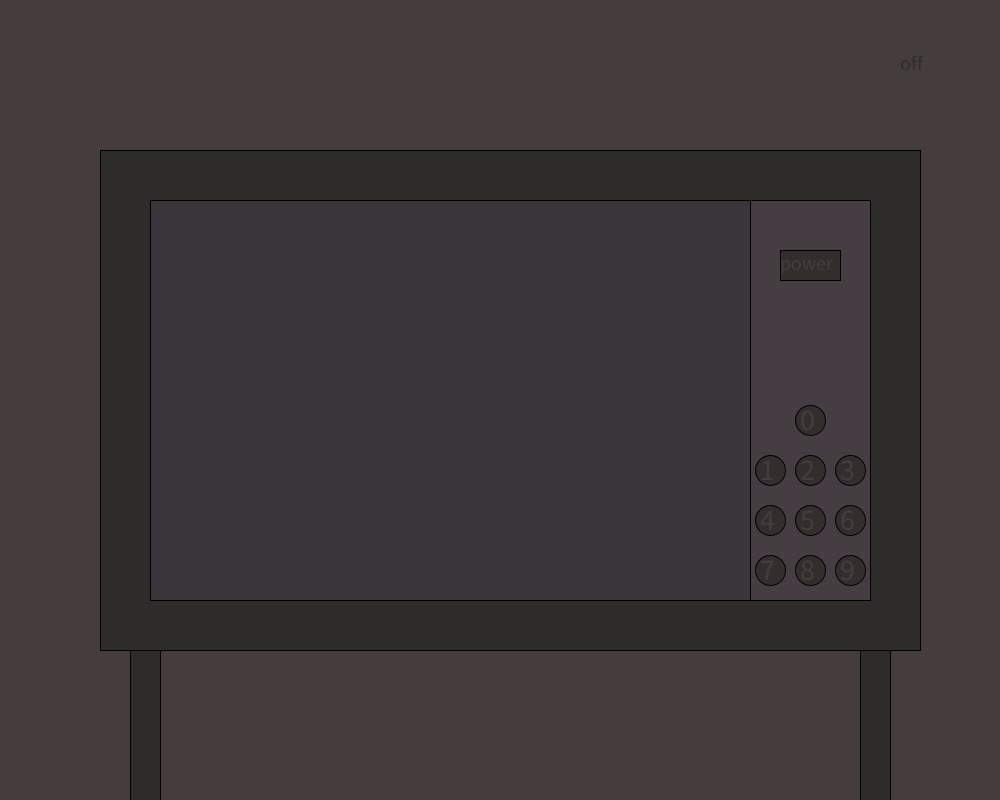
Frame 1 (no input)
Frame 60 (the mouse pressed at the canvas centre just before this capture): identical to frame 1, image omitted
Frame 120 (the mouse held since frame 60 and released just before this capture): identical to frame 1, image omitted

The Processing sketch that drew this single still picture (run headless with seeded random() and noise(); from frame 60 on, the mouse is pressed at the canvas centre):

// Processing sketch: f18_magd150_lab05_Nemec
// ── f18_magd150_lab05_Nemec.pde
float a = 780;
float b = 250;
float c = 60;
float d = 30;

boolean x = false;
boolean y = false;
boolean g = false;
boolean k = false;
boolean o = false;
boolean p = false;
boolean l = false;
boolean q = false;
boolean i = false;
boolean s = false;
boolean w = false;



void setup(){
  size(1000, 800);
  frameRate(60);
  
}


void draw(){
  
  background(69, 61, 61);
  stroke(0); 
  
 
  //wood
  fill(46,43,43);
  rect(100, 150, 820, 500);
  
  //legs
  fill(46,43,43);
  rect(860, 650, 30, 200);
  
  //legs
  fill(46,43,43);
  rect(130, 650, 30, 200);
  
  //button section
  fill(69, 61, 66);
  rect(270, 200, 600, 400);
  
  //screen
  fill(58, 52, 59);
  rect(150, 200, 600, 400);
  
  // number buttons and power
  if(w){
     fill(46, 43, 43);
  rect(150, 200, 600, 400);
     fill(69, 61, 61);
     rect(a,b,c,d);
     fill(46, 43, 43);
     textSize(20);
     text("on", 900, 70);
      println("testing");
    } else {
       fill(51, 46, 45);
  rect(a,b,c,d);
  fill(46, 43, 43);
  textSize(20);
  text("off", 900, 70);
    }
    
  fill(51, 46, 45);
  ellipse(770,470,30,30);
   if(x){
     fill(69, 61, 61);
     ellipse(770,470,30,30);
     noStroke();
     fill(58, 52, 59);
     ellipse(200, 300, 10, 10);
      println("1");
     }
     stroke(0);
  fill(51, 46, 45);
  ellipse(810,470,30,30);
  if(y){
     fill(69, 61, 61);
     ellipse(810,470,30,30);
     noStroke();
     fill(58, 52, 59);
      ellipse(400, 260, 20, 20);
      ellipse(400, 300, 20, 20);
      println("2");
    }
   
   stroke(0);
   fill(51, 46, 45);
  ellipse(850,470,30,30);
 if(g){
     fill(69, 61, 61);
     ellipse(850,470,30,30);
     noStroke();
     fill(58, 52, 59);
      ellipse(600, 260, 30, 30);
      ellipse(600, 300, 30, 30);
      ellipse(600, 340, 30, 30);
      println("3");
    }
   
   stroke(0);
  fill(51, 46, 45);
  ellipse(770,520,30,30);
  
  if(k){
     fill(69, 61, 61);
     ellipse(770,520,30,30);
     noStroke();
     fill(58, 52, 59);
      ellipse(300, 360, 40, 40);
      ellipse(300, 400, 40, 40);
      ellipse(300, 440, 40, 40);
      ellipse(300, 480, 40, 40);
      println("4");
    }
   
  stroke(0);
  fill(51, 46, 45);
  ellipse(810,520,30,30);
  if(o){
     fill(69, 61, 61);
     ellipse(810,520,30,30);
     noStroke();
     fill(58, 52, 59);
      ellipse(500, 310, 50, 50);
      ellipse(500, 350, 50, 50);
      ellipse(500, 390, 50, 50);
      ellipse(500, 430, 50, 50);
      ellipse(500, 470, 50, 50);
      println("5");
       }
  stroke(0);
  fill(51, 46, 45);
  ellipse(850,520,30,30);
  if(l){
     fill(69, 61, 61);
     ellipse(850,520,30,30);
     noStroke();
     fill(58, 52, 59);
      ellipse(700, 500, 16, 16);
      ellipse(700, 450, 16, 16);
      ellipse(700, 310, 16, 16);
      ellipse(700, 350, 16, 16);
      ellipse(700, 390, 16, 16);
      ellipse(700, 430, 16, 16);
      println("6");
    }
   
  stroke(0);
  fill(51, 46, 45);
  ellipse(770,570,30,30);
  if(p){  
     fill(69, 61, 61);
     ellipse(770,570,30,30);
     noStroke();
     fill(58, 52, 59);
      ellipse(260, 400, 27, 27);
      ellipse(260, 410, 27, 27);
      ellipse(260, 420, 27, 27);
      ellipse(260, 430, 27, 27);
      ellipse(260, 440, 27, 27);
      ellipse(260, 450, 27, 27);
      println("7");
   }
  stroke(0);
  fill(51, 46, 45);
  ellipse(810,570,30,30);
  if(q){
     fill(69, 61, 61);
     ellipse(810,570,30,30);
     noStroke();
     fill(58, 52, 59);
      ellipse(360, 340, 27, 27);
      ellipse(360, 360, 27, 27);
      ellipse(360, 380, 27, 27);
      ellipse(360, 400, 27, 27);
      ellipse(360, 420, 27, 27);
      ellipse(360, 440, 27, 27);
      ellipse(360, 460, 27, 27);
      println("8");
    }
   
  stroke(0);
  fill(51, 46, 45);
  ellipse(850,570,30,30);
  if(i){
     fill(69, 61, 61);
     ellipse(850,570,30,30);
     noStroke();
     fill(58, 52, 59);
      ellipse(450, 480, 27, 27);
      ellipse(450, 340, 27, 27);
      ellipse(450, 360, 27, 27);
      ellipse(450, 380, 27, 27);
      ellipse(450, 400, 27, 27);
      ellipse(450, 420, 27, 27);
      ellipse(450, 440, 27, 27);
      ellipse(450, 460, 27, 27);
      println("9");
    }
   
  stroke(0);
  fill(51, 46, 45);
  ellipse(810,420,30,30);
   if(s){
     fill(69, 61, 61);
     ellipse(810,420,30,30);
     noStroke();
     fill(58, 52, 59);
      ellipse(730, 580, 7, 7);
      println("0");
    }
   
  
  
 
  
  

  //numbers
  fill(69, 61, 61);
  textSize(30);
  text("1", 760, 480);
  
  textSize(30);
  text("2", 800, 480);
  
  textSize(30);
  text("3", 840, 480);
  
  textSize(30);
  text("4", 760, 530);
  
  textSize(30);
  text("5", 800, 530);
  
  textSize(30);
  text("6", 840, 530);
  
  textSize(30);
  text("7", 760, 580);
  
  textSize(30);
  text("8", 800, 580);
  
  textSize(30);
  text("9", 840, 580);
  
  textSize(30);
  text("0", 800, 430);
  
  textSize(20);
  text("power", 780, 270);
  
  

  
}

void mousePressed() {
  if (mouseX>750 
  && mouseX <750+30 
  && mouseY>450 
  && mouseY <450+30)
  x = !x;
  
  if (mouseX>790 
  && mouseX <790+30 
  && mouseY>450 
  && mouseY <450+30)
  y = !y;
  
  if (mouseX>830 
    && mouseX <830+30 
    && mouseY>450 
    && mouseY <450+30)
    g = !g;
    
  if(mouseX>750 
  && mouseX <750+30 
  && mouseY>500 
  && mouseY <500+30)
  k = !k;
  
  if(mouseX>790 
  && mouseX <790+30 
  && mouseY>500 
  && mouseY <500+30)
  o = !o;
  
  if(mouseX>830 
  && mouseX <830+30 
  && mouseY>500 
  && mouseY <500+30)
  l = !l;
  
  if(mouseX>750 
  && mouseX <750+30 
  && mouseY>550 
  && mouseY <550+30)
  p = !p;
  
   if(mouseX>790 
   && mouseX <790+30 
   && mouseY>550 
   && mouseY <550+30)
   q = !q;
   
   if(mouseX>830 
   && mouseX <830+30 
   && mouseY>550 
   && mouseY <550+30)
   i = !i;
   
   if(mouseX>790 
   && mouseX <790+30 
   && mouseY>400 
   && mouseY <400+30)
   s = !s;
   
   if(mouseX>a 
   && mouseX <a+c 
   && mouseY>b 
   && mouseY <b+d)
   w = !w;
}


  
  
  

  
  


  
